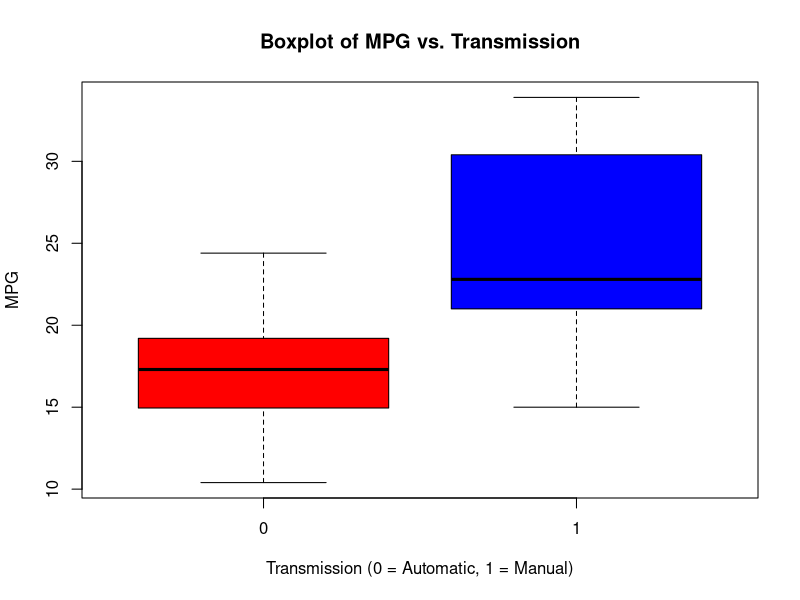
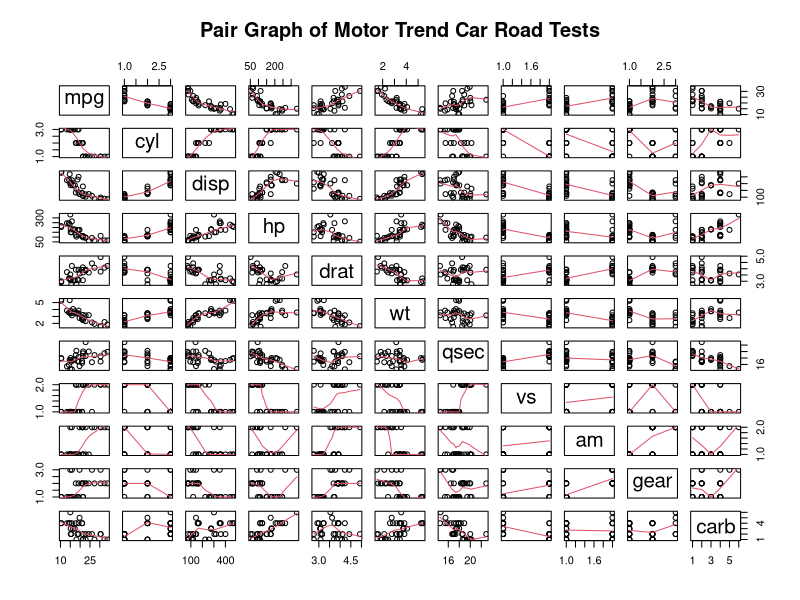
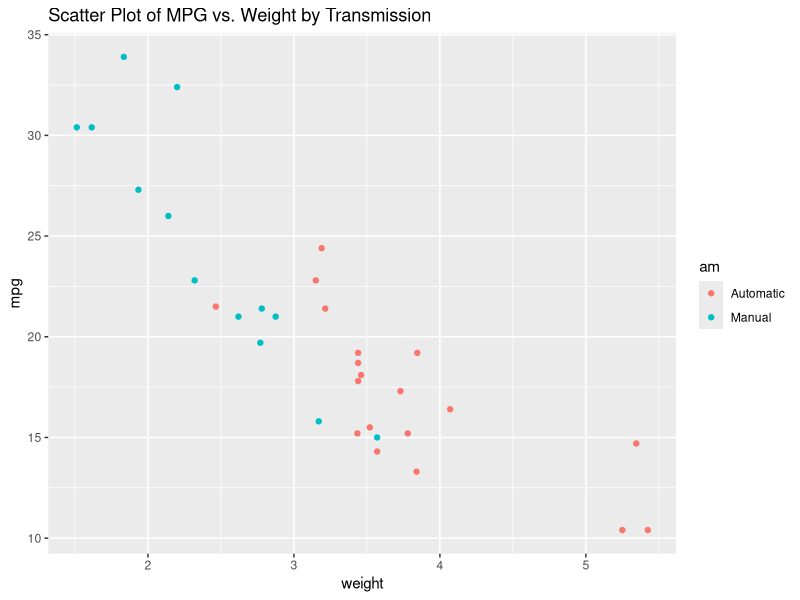
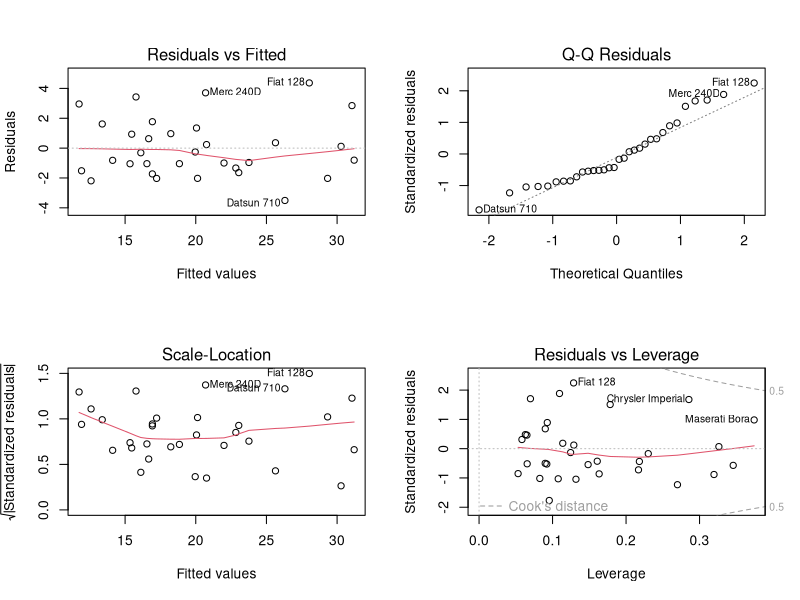

Generate these figures, in order, with R:
## ---- chunk 1
library(ggplot2)
data(mtcars)
mtcars[1:3, ] # Sample Data
dim(mtcars)
mtcars$cyl <- as.factor(mtcars$cyl)
mtcars$vs <- as.factor(mtcars$vs)
mtcars$am <- factor(mtcars$am)
mtcars$gear <- factor(mtcars$gear)
mtcars$carb <- factor(mtcars$carb)
attach(mtcars)
## ---- chunk 2
result <- t.test(mpg ~ am)
result$p.value
result$estimate
## ---- chunk 3
fullModel <- lm(mpg ~ ., data=mtcars)
summary(fullModel) # results hidden
## ---- chunk 4
stepModel <- step(fullModel, k=log(nrow(mtcars)))
summary(stepModel) # results hidden
## ---- chunk 5
amIntWtModel<-lm(mpg ~ wt + qsec + am + wt:am, data=mtcars)
summary(amIntWtModel) # results hidden
## ---- chunk 6
amModel<-lm(mpg ~ am, data=mtcars)
summary(amModel) # results hidden
## ---- chunk 7
anova(amModel, stepModel, fullModel, amIntWtModel) 
confint(amIntWtModel) # results hidden
## ---- chunk 8
summary(amIntWtModel)$coef
## ---- chunk 9
sum((abs(dfbetas(amIntWtModel)))>1)
## ---- chunk 10
boxplot(mpg ~ am, xlab="Transmission (0 = Automatic, 1 = Manual)",col=(c("red","blue")), 
ylab="MPG",main="Boxplot of MPG vs. Transmission")
## ---- chunk 11
pairs(mtcars, panel=panel.smooth, main="Pair Graph of Motor Trend Car Road Tests")
## ---- chunk 12
ggplot(mtcars, aes(x=wt, y=mpg, group=am, color=am, height=3, width=3)) + geom_point() +  
scale_colour_discrete(labels=c("Automatic", "Manual")) + 
xlab("weight") + ggtitle("Scatter Plot of MPG vs. Weight by Transmission")
## ---- chunk 13
par(mfrow = c(2, 2))
plot(amIntWtModel)
